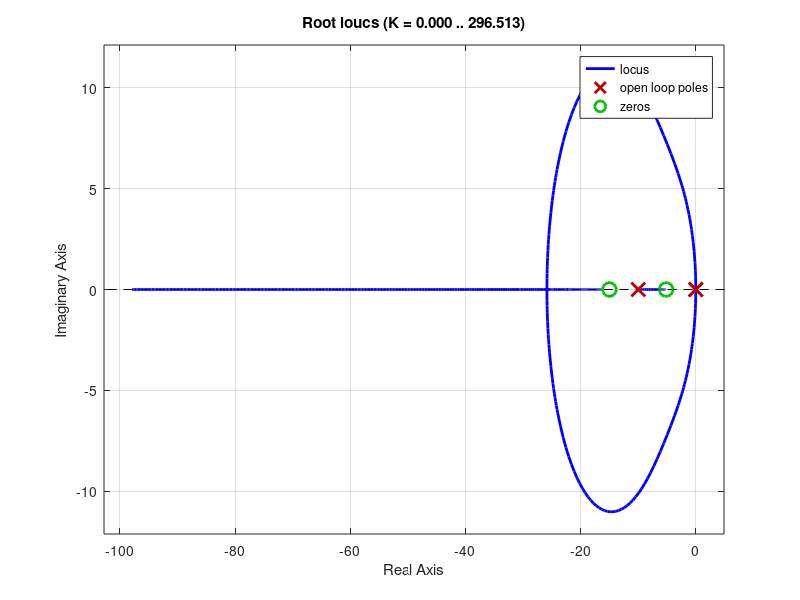

This chart was generated by the following MATLAB code: (Note: this script raises an error after producing the figure.)
clear 
clc
close all
%% Parametri
M = 0.61;
mb = 0.05;
ma = 0.116;
l = 0.45;
k = 0;
b = 0.1;
g = 9.81;
Ja = (1/12)*ma*l^2;
Jb = 0;

v0 = 0;
x0 = 0;
omega0 = 0;
theta0= pi/12;

T_f = 15;
%% General settings
font_size   = 18;
line_width  = 2;
plot_x0     = 500;
plot_y0     = 300;
plot_width  = 800;
plot_height = 400;
%% Transfer function variable
s = tf('s');
%% Simulink settings
MaxStep  = 1e-2; % solver max step size
RelTol   = 1e-2; % solver relative tolerance   
%% Linearizated model
% states: x_1: linear position
%         x_2: angular position
%         x_3: linear speed
%         x_4: angular speed
%Matrice di masse
M_lin = [(ma/2+mb)*l (ma/4+mb)*l^2+Ja+Jb;
            M+ma+mb (ma/2+mb)*l];
%Matrice dinamica
A_1 = [0 0 1 0;
        0 0 0 1];
A_2 = (M_lin^-1)*[0 (ma/2+mb)*g*l 0 0;
                    -k 0 -b 0];
A_lin = [A_1;
         A_2];
%Matrice di distribuzione degli ingressi
B1 = [0;0];
B2 = (M_lin^-1)*[0; 1];
B_lin=[B1; B2];
%Matrice di distribuzione delle uscite
C_lin_theta = [0 1 0 0];
%Legame algebrico ingresso–uscita
D_lin_theta = 0;

%Volendo tabilizzare anche il carrello avremo una seconda uscita y = x_1
C_lin_pos = [1 0 0 0];
D_lin_pos = 0;

%convert dynamic system models to state-space model form.
LTI_lin_ang = ss(A_lin, B_lin, C_lin_theta, D_lin_theta);

LTI_lin_pos = ss(A_lin, B_lin, C_lin_pos, D_lin_pos);

%Trasfer function model
G_lin_ang = tf(LTI_lin_ang);

G_lin_pos = tf(LTI_lin_pos);

disp ('Transfer function of the linearized model (Angle):')
zpk(G_lin_ang)

disp ('Transfer function of the linearized model (Cart Position):')
zpk(G_lin_pos)

%% Controller 

%Inseriamo il meno poichè è impossibile stabilizzarlo per il luogo diretto
%R = (s+4)(s+4.5)/s/(s+8); -> causa di oscillazioni

%Controller
%R_ang = -(s+1)*(s+4.9)/s/(s+12);

R_ang = -(s+0.1289)*(s+5)/s/(s+12);

%Gain per entrare nella zona di Re>0
K = 28;

%s/3,3,9

R_ang = K*R_ang;

%Sistema esteso
G_e_ang = minreal(G_lin_ang*R_ang);

rlocus(G_e_ang);
grid on;
 %% Tuning Rete anticipatrice
% %Trovo lo smorzamento per una sovraelongazione minore di 10
% delta_star = 0.52834; % per una sovraelong max di 10
% delta = 0.55;
% Mf = delta*100;
% 
% [M_a,P,W]=bode(G_e_ang);
% [V,i]=min(abs(W-100));
% GeWcd=M_a(i);
% ArgGeWcd=P(i);
% Pd=-180+60-ArgGeWcd;
% Md=1/GeWcd;
% Pd=Pd*pi/180; 
% 
% 
% 
% tau=(Md-cos(Pd))/(100*sin(Pd));
% alpha=(cos(Pd)-1/Md)/(100*sin(Pd))/tau; 
% 
% %Prova 
% 
% R_ant = (1+tau*s)/(1+alpha*tau*s);
% 
% R = minreal(R_ang*R_ant);
%% Fdt pos/ang
G_pos_ang = minreal(G_lin_pos/G_lin_ang);
rlocus(G_pos_ang)
grid on

R_pos_ang = (s+15)/(s-5.153)/(s+10);

L_pos_ang = minreal(G_pos_ang*R_pos_ang);
rlocus(-L_pos_ang)
grid on

R_pos_ang = R_pos_ang;

R = minreal(R_ang);
%%  digitale

G_s = minreal(G_e_ang/(1+G_e_ang));

Ts = 0.04;
G_est = G_s*exp(-3/2*Ts*s);

%% Controllore in the space state sistem

R_lti   = ss(R);

A_ctrl  = R_lti.A;
B_ctrl  = R_lti.B;
C_ctrl  = R_lti.C;
D_ctrl  = R_lti.D;

%Algoritmo di discretizzazione
alpha   = 0.5;    %Trustin
I       = eye(size(A_ctrl, 1));

%matrici regolatore tempo discreto
A_alpha   = I + Ts*(I - alpha*A_ctrl*Ts)^-1*A_ctrl;
B_alpha_1 = (1 - alpha)*Ts*(I - alpha*A_ctrl*Ts)^-1*B_ctrl;
B_alpha_2 = alpha*Ts*(I - alpha*A_ctrl*Ts)^-1*B_ctrl;

% %% Sentitivity functions 
% L_ang = minreal(G_lin_ang*R_ang);
% 
% S = minreal(1/(1+L_ang));
% F = minreal(L_ang/(1+L_ang));
% Q = minreal(R_ang/(1+L_ang));
% 
% %Tempo di assestamento massimo (entro il 5%) = 1.2s
% 
% 
% %checking the requirements
% mindecay   = 2.5;
% mindamping = 0.10;
% maxfreq    = inf;
% Goals      = TuningGoal.Poles(mindecay, mindamping, maxfreq);
% figure(2)
% viewGoal(Goals, F);
% 
% figure(3)
% rlocus(F)
% grid on
